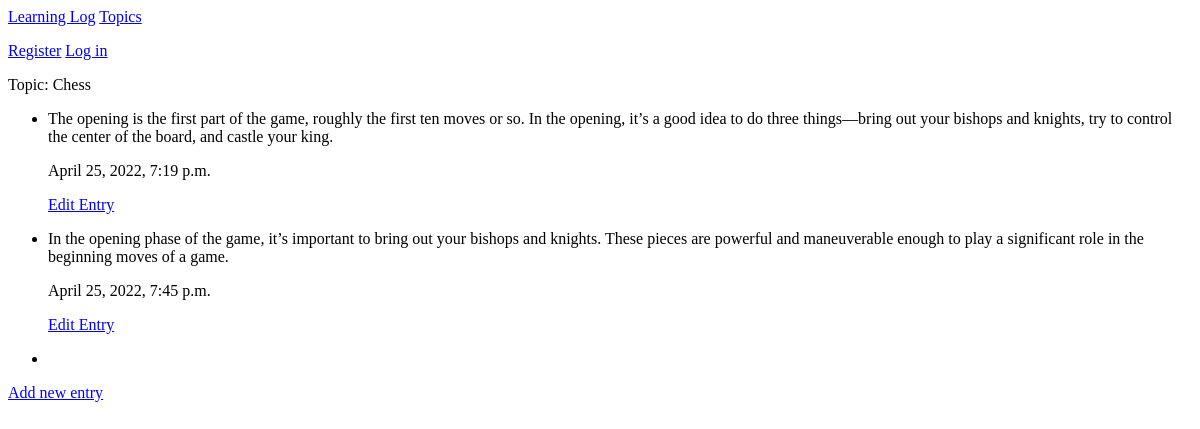
Page /topics/2/ (signed in) on the earlier database version.
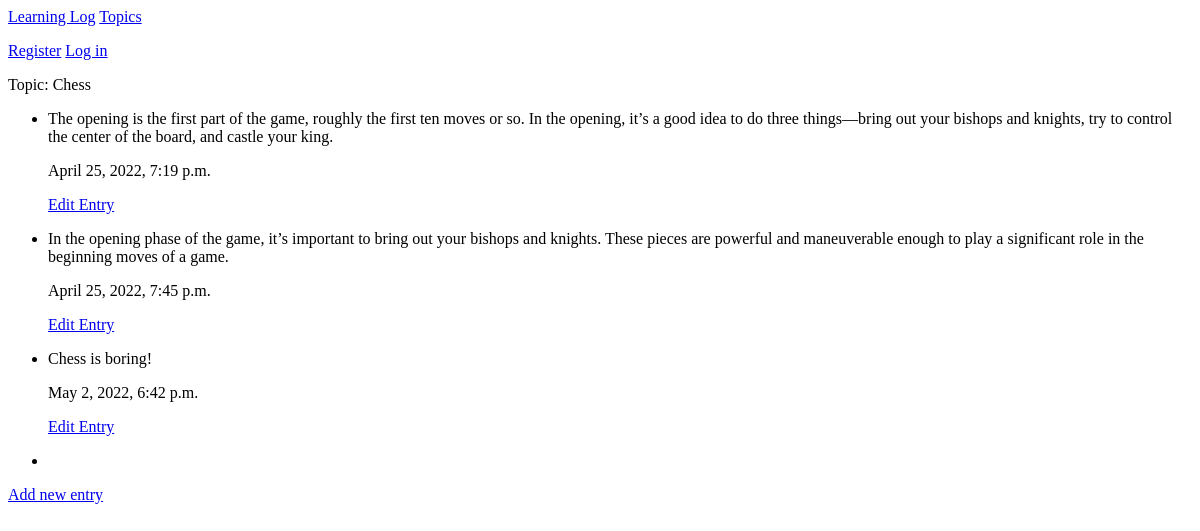
Same page on the later database version.
### MainApp/models.py (models this page shows, shortened)
class Topic(models.Model):
    text = models.CharField(max_length=200)
    date_added = models.DateTimeField(auto_now_add=True)
    owner = models.ForeignKey(User, on_delete=models.CASCADE)
    def __str__(self):
        return self.text

class Entry(models.Model):
    topic = models.ForeignKey(Topic, on_delete=models.CASCADE)
    text = models.TextField()
    date_added = models.DateTimeField(auto_now_add=True)
    class Meta():
        verbose_name_plural = 'entries'

### MainApp/views.py (the view)
# urls.py: path('topics/<int:topic_id>/', views.topic,name='topic'),
@login_required
def topic(request, topic_id):
    topic = Topic.objects.get(id=topic_id)
    if topic.owner != request.user:
        raise Http404
    entries = topic.entry_set.all()
    context = {'topic':topic,'entries':entries}
    return render(request, 'MainApp/topic.html', context)

### MainApp/templates/mainapp/topic.html
{% extends "MainApp/base.html" %}
{% block content %}
<p>Topic: {{ topic }}</p>
<ul>
    <li>
        {% for e in entries %}
        <p>{{ e.text }}</p>
        <p>{{ e.date_added }}</p>
        <p><a href="{% url 'MainApp:edit_entry' e.id %}">Edit Entry</a></p>
    <li>
    {% empty %}
    <li>There are no entries for this topic yet.
    </li>
    {% endfor %}
</ul>
<p><a href="{% url 'MainApp:new_entry' topic.id %}">Add new entry</a></p>
{% endblock content %}

### MainApp/templates/mainapp/base.html (shortened to what this page needs)
<p>
    <a href="{% url 'MainApp:index' %}">Learning Log</a>
    <a href="{% url 'MainApp:topics' %}">Topics</a>
</p>
{% if user.is_authentication %}
    Hello, {{ user.username }}.
    <a href="{% url 'users:logout' %}">Log out</a>
{% else %}
    <a href="{% url 'users:register' %}">Register</a>
    <a href="{% url 'users:login' %}">Log in</a>
    {% endif %}
{% block content %}
{% endblock content %}

Differences in the rows shown:
added Entry: text "Chess is boring!", date_added "May 2, 2022, 6:42 p.m."
